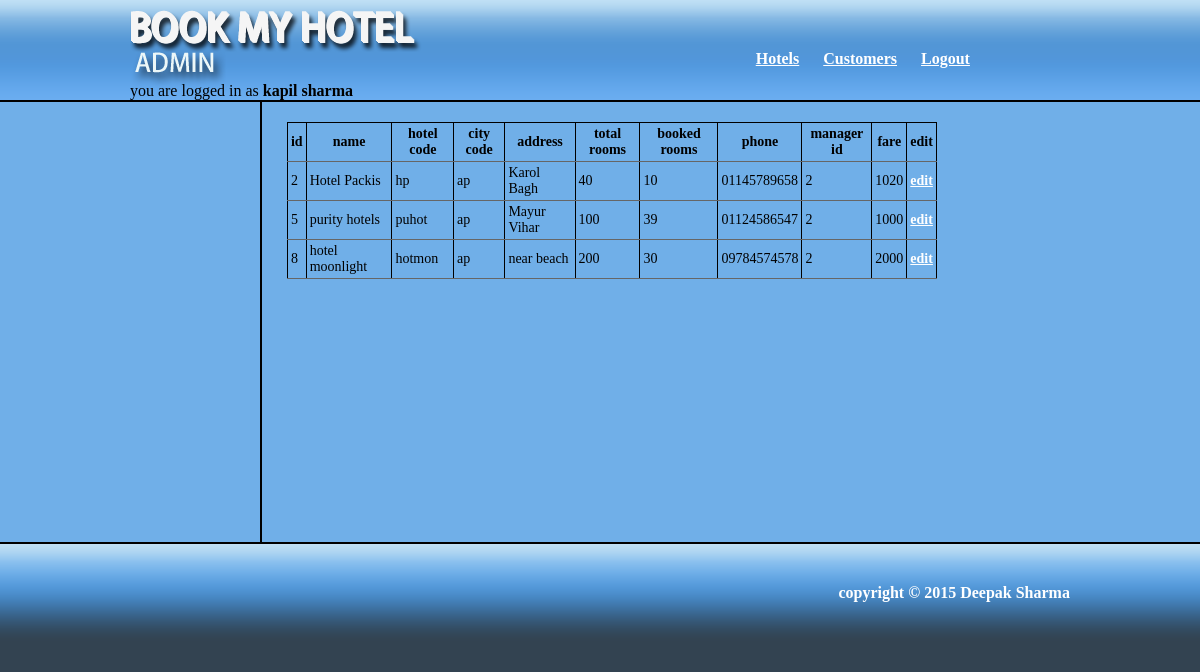
Page /admin/manager.php?page=hotels (signed in) on the committed database.
### tables this page shows
CREATE TABLE IF NOT EXISTS `hotels` (
  `id` int(11) NOT NULL AUTO_INCREMENT,
  `name` varchar(100) NOT NULL,
  `hotel_code` varchar(10) NOT NULL,
  `city_code` varchar(10) NOT NULL,
  `address` varchar(150) NOT NULL,
  `total_rooms` int(11) NOT NULL,
  `booked_rooms` int(11) NOT NULL,
  `phone` varchar(15) NOT NULL,
  `manager_id` int(11) NOT NULL DEFAULT '0',
  `fare` int(6) NOT NULL DEFAULT '1000',
  PRIMARY KEY (`id`)
);

### includes/db.php (called while the page is built, shortened)
<?php
    class db_class{
        public function get_manager_hotels(){
            include_once '../admin/includes/get_manager_hotels.php';
        }
    }
?>

### admin/includes/get_manager_hotels.php (the view)
<table id="get_hotels">
    <tr>
        <th>id</th>
        <th>name</th>
        <th>hotel code</th>
        <th>city code</th>
        <th>address</th>
        <th>total rooms</th>
        <th>booked rooms</th>
        <th>phone</th>
        <th>manager id</th>
        <th>fare</th>
        <th>edit</th>
    </tr>
<?php
    $query = "select * from hotels where manager_id = '{$_SESSION['id']}'";
    $result = mysql_query($query);
    if(mysql_affected_rows ()!=-1){
        while ($row = mysql_fetch_array($result)) {
            echo "<tr>
                    <td>{$row['id']}</td>
                    <td>{$row['name']}</td>
                    <td>{$row['hotel_code']}</td>
                    <td>{$row['city_code']}</td>
                    <td>{$row['address']}</td>
                    <td>{$row['total_rooms']}</td>
                    <td>{$row['booked_rooms']}</td>
                    <td>{$row['phone']}</td>
                    <td>{$row['manager_id']}</td>
                    <td>{$row['fare']}</td>
                    <td><a href=\"manager.php?page=edit_hotel&id={$row['id']}\">edit</a></td>
                </tr>";
        }
    }
?>
</table>

### admin/css/style.css (style rules this page uses)
body { width:99.99%; background: #334351; }
* { margin:0px; padding:0px; }
#content_middle table { border-collapse: collapse; border:1px solid black; width:100%; }
#content_middle tr td, #content_middle tr th { padding:3px; font-size:14px; border-right:1px solid black; border-bottom:1px solid #666666; }
#content_middle tr td a, #content_middle tr th a { color:white; font-weight: bold; }

### rows in the picture
hotels: id "2", name "Hotel Packis", hotel_code "hp", city_code "ap", address "Karol Bagh", total_rooms "40", booked_rooms "10", phone "01145789658", manager "2", fare "1020"
hotels: id "5", name "purity hotels", hotel_code "puhot", city_code "ap", address "Mayur Vihar", total_rooms "100", booked_rooms "39", phone "01124586547", manager "2", fare "1000"
hotels: id "8", name "hotel moonlight", hotel_code "hotmon", city_code "ap", address "near beach", total_rooms "200", booked_rooms "30", phone "09784574578", manager "2", fare "2000"

### other values in the picture
$_SESSION['name'] "kapil sharma"
